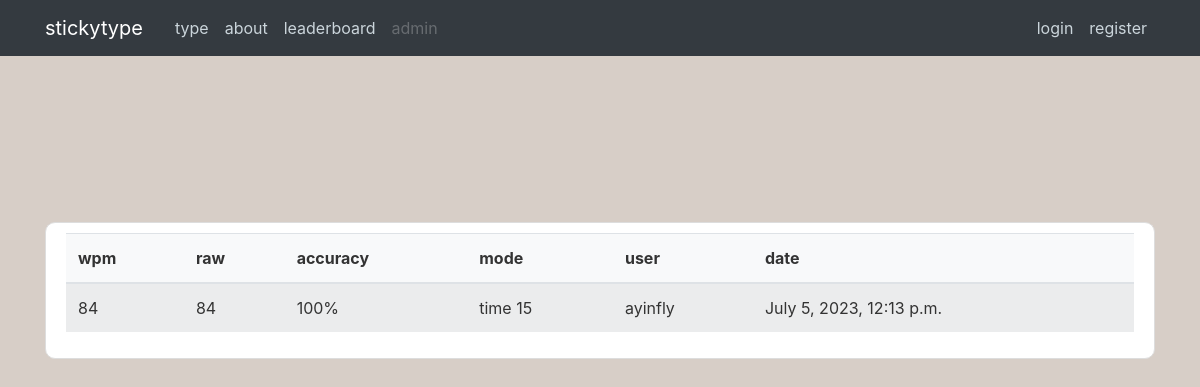
Page /stats/329/ on the committed database.
### type/models.py (models this page shows, shortened)
class Stat(models.Model):
    author = models.ForeignKey(User, on_delete=models.CASCADE)
    wpm_total = models.PositiveSmallIntegerField(default=0)
    wpm_raw = models.PositiveSmallIntegerField(default=0)
    time = models.DateTimeField(auto_now_add=True)
    accuracy = models.PositiveSmallIntegerField(default=0)
    mode = models.CharField(max_length=20, default='')

### type/views.py (the view)
# urls.py: path('stats/<int:pk>/', StatDetailView.as_view(), name='stat-detail'),
class StatDetailView(DetailView):
    model = Stat

### type/templates/type/stat_detail.html (shortened to what this page needs)
{% extends "type/base.html" %}
{% block content%}
    <div class="content-section">
        <table class="table table-hover table-striped bg-light">
            <thead>
            <tr>
                <th scope="col">wpm</th>
                <th scope="col">raw</th>
                <th scope="col">accuracy</th>
                <th scope="col">mode</th>
                <th scope="col">user</th>
                <th scope="col">date</th>
            </tr>
            </thead>
            <tbody>
                <tr>
                    <td>{{ object.wpm_total }}</td>
                    <td>{{ object.wpm_raw }}</td>
                    <td>{{ object.accuracy }}%</td>
                    <td>{{ object.mode }}</td>
                    <td>{{ object.author.username }}</td>
                    <td>{{ object.time }}</td>
                </tr>
            </tbody>
        </table>
    </div>
{% endblock content%}

### type/static/type/main.css (style rules this page uses)
* { margin: 0; padding: 0; box-sizing: border-box; }
body { color: #333333; display: flex; align-items: center; background: #D7CEC7; }
.content-section { background: #ffffff; padding: 10px 20px; border: 1px solid #dddddd; border-radius: 10px; margin-top: 20%; }

### rows in the picture
Stat: wpm_total "84", wpm_raw "84", accuracy "100", mode "time 15", author.username "ayinfly", time "July 5, 2023, 12:13 p.m."
